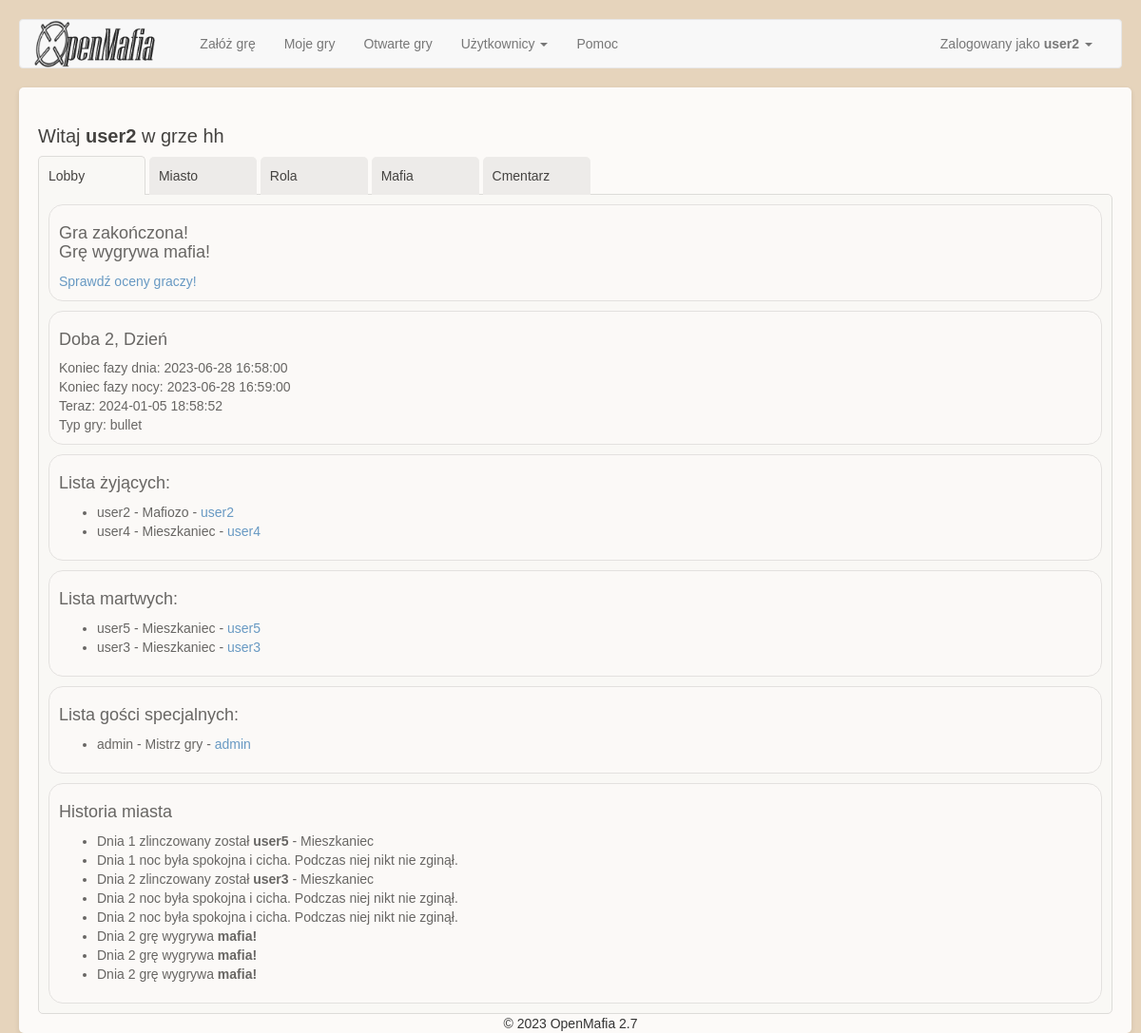
The page /game/1/lobby (signed in) on the database its author committed.
### app/Engine/DB/models.py (models this page shows, shortened)
class User(db.Model):
    __tablename__ = 'User'
    id = db.Column(db.Integer, primary_key=True)
    user = db.Column(db.String(64), unique=True)
    password = db.Column(db.String(500))
    name = db.Column(db.String(500))
    email = db.Column(db.String(120), unique=True)
    is_active = db.Column(db.Boolean)
    def is_active(self):
        return True

class GamePlayer(db.Model):
    __tablename__ = 'GamePlayer'
    id = db.Column(db.Integer, primary_key=True)
    game_id = db.Column(db.Integer, ForeignKey('Game.id'))
    user_id = db.Column(db.Integer, ForeignKey('User.id'))
    order_id = db.Column(db.Integer)
    roles = relationship("Game_Roles")
    name = db.Column(db.String(500))
    status = db.Column(db.String(500))
    user = relationship("User")
    winner = db.Column(db.Integer)
    game = relationship("Game", back_populates='game_players')
    items = relationship("GameItems")
    achievements = relationship("Achievements", back_populates='player')

class Game(db.Model):
    __tablename__ = 'Game'
    id = db.Column(db.Integer, primary_key=True)
    name = db.Column(db.String(500))
    day_no = db.Column(db.Integer)
    phase = db.Column(db.Integer)
    status_id = db.Column(db.Integer, ForeignKey('Status.id'), default=1)
    owner_id = db.Column(db.Integer, ForeignKey('User.id'))
    start_time = db.Column(db.DateTime(timezone=True))
    game_type_id = db.Column(db.Integer, ForeignKey('GameType.id'))
    owner = relationship("User", uselist=False)
    status = relationship("Status", uselist=False)
    game_players = relationship("GamePlayer", back_populates='game')
    roles = relationship("Game_Roles")
    phases = relationship("Game_Phases")
    game_config = relationship("Game_Configuration")
    game_type = relationship("GameType")
    def lynch_day(self):
        lynch_day = self.day_no - 1 + self.phase
        return lynch_day

class Game_Phases(db.Model):
    __tablename__ = 'Game_Phases'
    id = db.Column(db.Integer, primary_key=True)
    game_id = db.Column(db.Integer, ForeignKey('Game.id'))
    phase_id = db.Column(db.Integer)
    phase_name = db.Column(db.String(100))
    phase_duration = db.Column(db.Integer)

class Game_Roles(db.Model):
    __tablename__ = 'Game_Roles'
    id = db.Column(db.Integer, primary_key=True)
    game_id = db.Column(db.Integer, ForeignKey('Game.id'))
    player_id = db.Column(db.Integer, ForeignKey('GamePlayer.id'))
    role_id = db.Column(db.Integer, ForeignKey('Role.id'))
    role = relationship("Role")

class Role(db.Model):
    __tablename__ = 'Role'
    id = db.Column(db.Integer, primary_key=True)
    name = db.Column(db.String(100))
    visible_name = db.Column(db.String(500))
    description = db.Column(db.String(500))

class Event(db.Model):
    __tablename__ = 'Event'
    id = db.Column(db.Integer, primary_key=True)
    game_id = db.Column(db.Integer, ForeignKey('Game.id'))
    player_id = db.Column(db.Integer, ForeignKey('GamePlayer.id'))
    event_type = db.Column(db.Integer, ForeignKey('EventType.id'))
    target = db.Column(db.Integer, ForeignKey('GamePlayer.id'))
    day_no = db.Column(db.Integer)
    phase_no = db.Column(db.Integer)
    timestamp = db.Column(db.DateTime(), default=now())
    source_player = relationship("GamePlayer", foreign_keys=[player_id])
    target_player = relationship("GamePlayer", foreign_keys=[target])
    event_type_tbl = relationship("EventType")

### app/SetupGameModule/views.py (the view)
@SetupGameModule.route('<game_id>/lobby', methods=['GET', 'POST'])
@login_required
@handle_jobs
def lobby(game_id):
    return Lobby.Lobby().view(game_id)

### app/SetupGameModule/templates/SetupGameModule_lobby.html (shortened to what this page needs)
{% extends "base.html" %}
{% import "bootstrap/wtf.html" as wtf %}
{% block styles %}
{{ super() }}
<link rel="stylesheet" type="text/css" href="{{ url_for('SetupGameModule.static', filename='css/styles.css') }}">
{% endblock %}
{%block main_content%}
<h2>Witaj <b>{{ data['you'].name }}</b> w grze {{ game.name }}</h2>
<div class="tabs">
  <ul class="tab-nav">
    <li class="active" data-tab="lobby"><a href="#lobby">Lobby</a></li>
    <li data-tab="city"><a href="#city">Miasto</a></li>
    <li data-tab="roles"><a href="#roles">Rola</a></li>
    {% if data['your_privileges']['mafia_tab_visible'].granted %}<li data-tab="mafia"><a href="#mafia">Mafia</a></li>{% endif %}
    {% if data['your_privileges']['graveyard_visible'].granted %}<li data-tab="graveyard"><a href="#graveyard">Cmentarz</a></li>{% endif %}
  </ul>
  <div class="tab-content">
    <div id="lobby" class="active">
      {% if game.status.name == 'finished' %}
        <div class="content-box">
          <h4>Gra zakończona!
          {% if 'mafioso' in data['winners'] %}<br />Grę wygrywa mafia!{% endif %}
          </h4>
        {% if data['your_privileges']['show_judgement_summary'].granted %}
        <a href="{{url_for('SetupGameModule.judgement_summary', game_id=game.id)}}">Sprawdź oceny graczy!</a><br />
        {% endif %}
        </div>
      {% endif %}
        <div class="content-box">
          <h4>Doba {{ game.day_no }}, {{ game.phases[game.phase - 1].phase_name }}</h4>
          Koniec fazy dnia: {{ data['day_end'] }}<br />
          Koniec fazy nocy: {{ data['night_end'] }}<br />
          Teraz: {{ data['now'] }}<br/>
          Typ gry: {{ data.game_type }}<br />
        </div>
        <div class="content-box">
          <h4>Lista żyjących:</h4>
          <ul>
          {% if data['alive_players']|length > 0 %}
            {% for player in data['alive_players']  %}
                <li>
                {{ player.name }}
                {% if data['your_privileges']['see_roles_of_alive_players'].granted %}
                  -
                  {% for role in player.roles %}
                  {{ role.role.visible_name }}
                  {% endfor %}
                {% endif %}
                {% if data['your_privileges']['see_user_names_of_players'].granted %}
                  - <a href="{{url_for('User.user_main', user_id=player.user.id)}}">{{ player.user.name }}</a>
                {% endif %}
                </li>
            {% endfor %}
          {% else %}
            Wszyscy zginęli!
          {% endif %}
          </ul>
        </div>
      {% if data['your_privileges']['see_list_of_dead_people'].granted %}
        <div class="content-box">
          <h4>Lista martwych:</h4>
          <ul>
          {% if data['dead_players']|length > 0 %}
            {% for player in data['dead_players']  %}
                <li>{{ player.name }}
                  {% if data['your_privileges']['see_roles_of_dead_players'].granted %}
                    -
                    {% for role in player.roles %}
                      {% if role.role.id not in data['roles_not_visible_after_death'] or game.status_id != 5 %}
                        {{ role.role.visible_name }}
                      {% endif %}
                    {% endfor %}
                  {% endif %}
                  {% if data['your_privileges']['see_user_names_of_players'].granted %}
                    - <a href="{{url_for('User.user_main', user_id=player.user.id)}}">{{ player.user.name }}</a>
                  {% endif %}
                </li>
            {% endfor %}
          {% else %}
            Wszyscy żyją!
          {% endif %}
          </ul>
        </div>
      {% endif %}
      {% if data['your_privileges']['see_list_of_special_people'].granted %}
        <div class="content-box">
          <h4>Lista gości specjalnych:</h4>
          <ul>
          {% if data['special_players']|length > 0 %}
            {% for player in data['special_players']  %}
                <li>{{ player.name }}
                  -
                  {% for role in player.roles %}
                    {% if role.role.id not in data['roles_not_visible_after_death'] or game.status_id != 5 %}
                      {{ role.role.visible_name }}
                    {% endif %}
                  {% endfor %}
                  {% if data['your_privileges']['see_user_names_of_players'].granted %}
                    - <a href="{{url_for('User.user_main', user_id=player.user.id)}}">{{ player.user.name }}</a>
                  {% endif %}
                </li>
            {% endfor %}
          {% else %}
            Wszyscy żyją!
          {% endif %}
          </ul>
        </div>
      {% endif %}
      <div class="content-box">
        <h4>Historia miasta</h4>
        <ul>
       {% for history_event in data['history_events'] %}
          {% if history_event.event_type_tbl.name == 'lynch' %}
          <li>Dnia {{ history_event.day_no }} zlinczowany został <b>{{ history_event.target_player.name }}</b>
            {% if data['your_privileges']['see_roles_of_dead_players'].granted %}
              -
              {% for role in history_event.target_player.roles %}
                {% if role.role.id not in data['roles_not_visible_after_death'] or game.status_id != 5 %}
                  {{ role.role.visible_name }}
                {% endif %}
              {% endfor %}
            {% endif %}
          </li>
          {% elif history_event.event_type_tbl.name == 'mafia_kill' %}
            {% if history_event.target_player.name %}
              <li>Dnia {{ history_event.day_no }} zabity przez mafię został <b>{{ history_event.target_player.name }}</b>
                {% if data['your_privileges']['see_roles_of_dead_players'].granted %}
                  -
                  {% for role in history_event.target_player.roles %}
                    {% if role.role.id not in data['roles_not_visible_after_death'] or game.status_id != 5 %}
                      {{ role.role.visible_name }}
                    {% endif %}
                  {% endfor %}
                {% endif %}
              </li>
            {% else %}
              <li>Dnia {{ history_event.day_no }} noc była spokojna i cicha. Podczas niej nikt nie zginął.</b></li>
            {% endif %}
          {% elif history_event.event_type_tbl.name == 'admin_revive' %}
          <li>Dnia {{ history_event.day_no }} administrator ożywił gracza <b>{{ history_event.target_player.name }}</b></li>
          {% elif history_event.event_type_tbl.name == 'admin_block_lynch' %}
          <li>Dnia {{ history_event.day_no }} administrator zablokował lincz.</b></li>
          {% elif history_event.event_type_tbl.name == 'admin_block_mafia_kill' %}
          <li>Dnia {{ history_event.day_no }} administrator zablokował mord.</b></li>
          {% elif history_event.event_type_tbl.name == 'citizens_win' %}
          <li>Dnia {{ history_event.day_no }} grę wygrywa <b>miasto!</b></li>
          {% elif history_event.event_type_tbl.name == 'mafiosos_win' %}
          <li>Dnia {{ history_event.day_no }} grę wygrywa <b>mafia!</b></li>
          {% elif history_event.event_type_tbl.name == 'mvp_chosen' %}
          <li>Na MVP wybrany został {{ history_event.target_player.name }}</b>!</li>
          {% elif history_event.event_type_tbl.name == 'mvp2_chosen' %}
          <li>Na vice MVP wybrany został {{ history_event.target_player.name }}</b>!</li>
          {% elif history_event.event_type_tbl.name == 'mvp3_chosen' %}
          <li>Na drugiego vice MVP wybrany został {{ history_event.target_player.name }}</b>!</li>
          {% elif history_event.event_type_tbl.name == 'lynch_draw_noone' %}
          <li>Dnia {{ history_event.day_no }} przez remis w głosowaniu nikt nie został zlinczowany.</b></li>
          {% elif history_event.event_type_tbl.name == 'lynch_draw_mafia_choice' %}
          <li>Dnia {{ history_event.day_no }} przez remis w głosowaniu mafia zadecyduje, kto zostanie zlinczowany.</b></li>
          {% endif %}
        {% endfor %}
        </ul>
      </div>
    </div>
  </div>
</div>
{%endblock%}

### app/templates/base.html (shortened to what this page needs)
{% extends "bootstrap/base.html" %}
{% block styles %}
{{ super() }}
<link rel="stylesheet" type="text/css" href="{{ url_for('static', filename='css/base_styles.css') }}">
<link rel="stylesheet" type="text/css" href="{{ url_for('static', filename='css/bootstrap_table.css') }}">
{% endblock %}
{% block navbar %}
<nav class="navbar navbar-default" id="nav">
	<div class="container-fluid">
	  <div class="navbar-header">
		<a href="/"><img height="50" style="padding-right: 32px" src="{{ url_for('static', filename='images/logo.png') }}"/></a>
	  </div>
	  <div class="collapse navbar-collapse" id="bs-example-navbar-collapse-1">
		<ul class="nav navbar-nav">
			<li {{ 'class=active' if request.endpoint == 'SetupGameModule.setup_game' }} ><a href="{{ url_for('SetupGameModule.setup_game')}}">Załóż grę</a></li>
			<li><a href="{{ url_for('SetupGameModule.game_list')}}/my_games">Moje gry</a></li>
			<li><a href="{{ url_for('SetupGameModule.game_list')}}/open_games">Otwarte gry</a></li>
			<li class="dropdown">
				<a href="#" class="dropdown-toggle" data-toggle="dropdown" role="button" aria-haspopup="true" aria-expanded="false">Użytkownicy <span class="caret"></span></a>
			</li>
			<li><a href="{{ url_for('help_page')}}">Pomoc</a></li>
		</ul>
		<ul class="nav navbar-nav navbar-right">
		  <li><a href="#"></a></li>
		  <li class="dropdown">
			<a href="#" class="dropdown-toggle" data-toggle="dropdown" role="button" aria-haspopup="true" aria-expanded="false">
				{% if current_user.is_authenticated %}
				Zalogowany jako <b>{{ current_user.user }}</b>
				{% else %}
					Gość
				{% endif %}
				<span class="caret"></span>
			</a>
		  </li>
		</ul>
	  </div>
	</div>
  </nav>
{% endblock %}
{%block content %}
<div class="container">
	{%block main_content%}{%endblock%}
</div>
{% block footer %}
<div class="footer">&copy; 2023 OpenMafia 2.7</div>
{%- endblock footer %}
{%endblock%}

### rows shown on the page
User: user "user2"
GamePlayer: you.name "user2", name "user2", user.name "user2"
Game: name "hh", day_no "2", phase.phase_name "Dzień"
Game_Roles: role.visible_name "Mafiozo"
GamePlayer: name "user4", user.name "user4"
Game_Roles: role.visible_name "Mieszkaniec"
GamePlayer: name "user5", user.name "user5"
Game_Roles: role.visible_name "Mieszkaniec"
GamePlayer: name "user3", user.name "user3"
Game_Roles: role.visible_name "Mieszkaniec"
GamePlayer: name "admin", user.name "admin"
Game_Roles: role.visible_name "Mistrz gry"
Event: day_no "1", target_player.name "user5"
Event: day_no "1"
Event: day_no "2", target_player.name "user3"
Event: day_no "2"
Event: day_no "2"
Event: day_no "2"
Event: day_no "2"
Event: day_no "2"

### other values the page prints
{{ data['day_end'] }} "2023-06-28 16:58:00"
{{ data['night_end'] }} "2023-06-28 16:59:00"
{{ data['now'] }} "2024-01-05 18:58:52"
{{ data.game_type }} "bullet"
